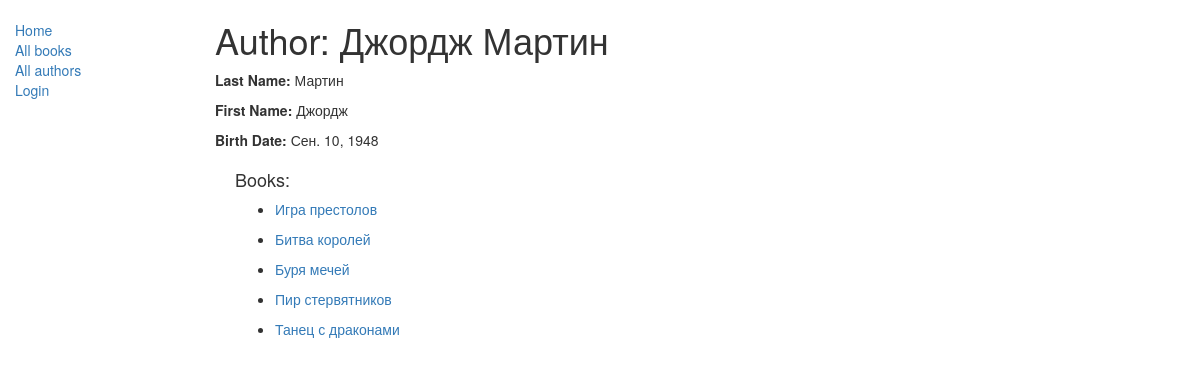
The app's page /catalog/author/1 with its own data.
### catalog/models.py (models this page shows, shortened)
class Author(models.Model):
    first_name = models.CharField(max_length=100)
    last_name = models.CharField(max_length=100)
    date_of_birth = models.DateField(null=True, blank=True)
    date_of_death = models.DateField('Died', null=True, blank=True)

class Book(models.Model):
    title = models.CharField(max_length=200)
    author = models.ForeignKey('Author', on_delete=models.SET_NULL, null=True)
    summary = models.TextField(max_length=1000, help_text='Enter a brief description of the book')
    isbn = models.CharField('ISBN', max_length=13, help_text='13 Character <a href="https://www.isbn-international.org/content/what-isbn">ISBN number</a>')
    genre = models.ManyToManyField(Genre, help_text='Select a genre for this book')
    def __str__(self):
        return self.title
    def display_genre(self):
        return ', '.join([genre.name for genre in self.genre.all()[:3]])
    display_genre.short_description = 'Genre'

### catalog/views.py (the view)
# urls.py: path('author/<int:pk>', views.AuthorDetailView.as_view(), name='author-detail'),
class AuthorDetailView(DetailView):
    model = Author

### catalog/templates/catalog/author_detail.html
{% extends "base_generic.html" %}
{% block content %}
<h1 xmlns="http://www.w3.org/1999/html">Author: {{ author.first_name }} {{ author.last_name }}</h1>
  <p><strong>Last Name:</strong> {{ author.last_name }}</p>
  <p><strong>First Name:</strong> {{ author.first_name }}</p>
  <p><strong>Birth Date:</strong> {{ author.date_of_birth }}</p>
  <div style="margin-left:20px;margin-top:20px">
    <h4>Books: </h4>
    {% for book in author.book_set.all %}
    <ul>
        <li>
            <a href="{% url 'book-detail' book.pk %}"> {{ book }}</a>
        </li>
    </ul>
    {% endfor %}
  </div>
{% endblock %}

### records on screen
Author: first_name "Джордж", last_name "Мартин", date_of_birth "Сен. 10, 1948"
Book: title "Игра престолов"
Book: title "Битва королей"
Book: title "Буря мечей"
Book: title "Пир стервятников"
Book: title "Танец с драконами"
